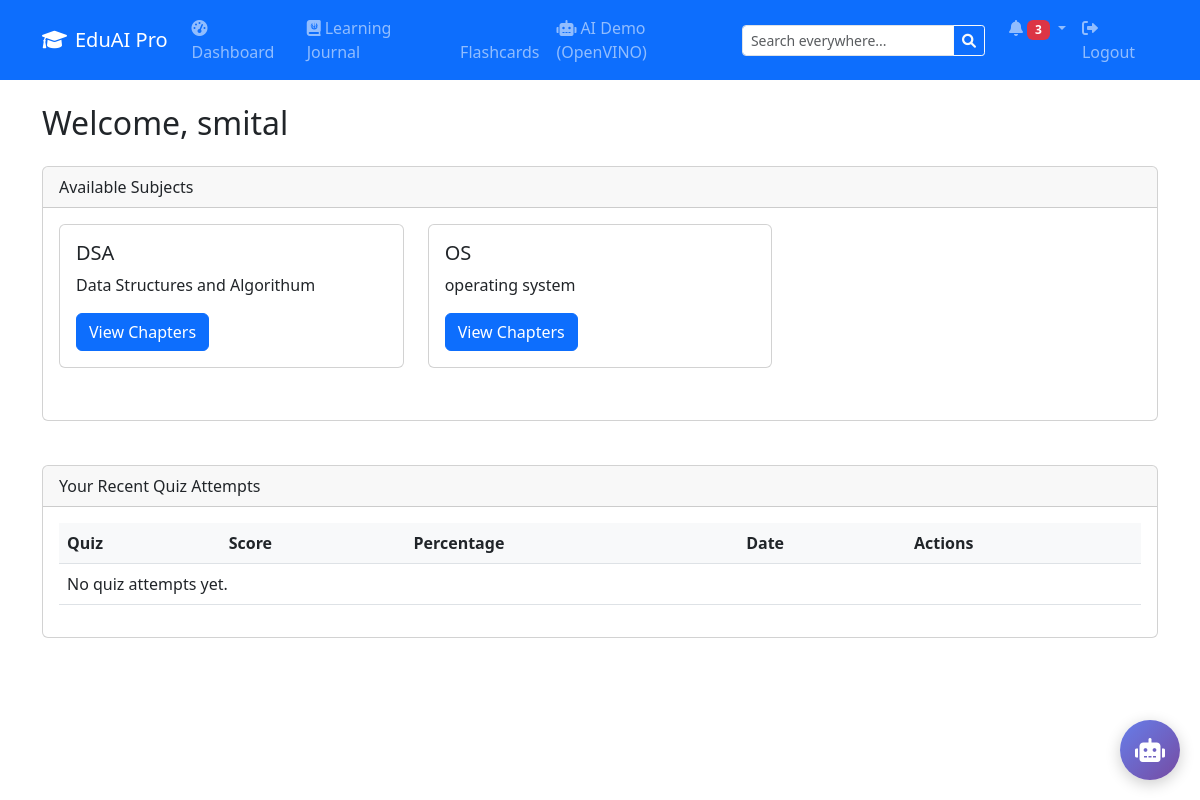
Before: /dashboard (signed in) with the older database file.
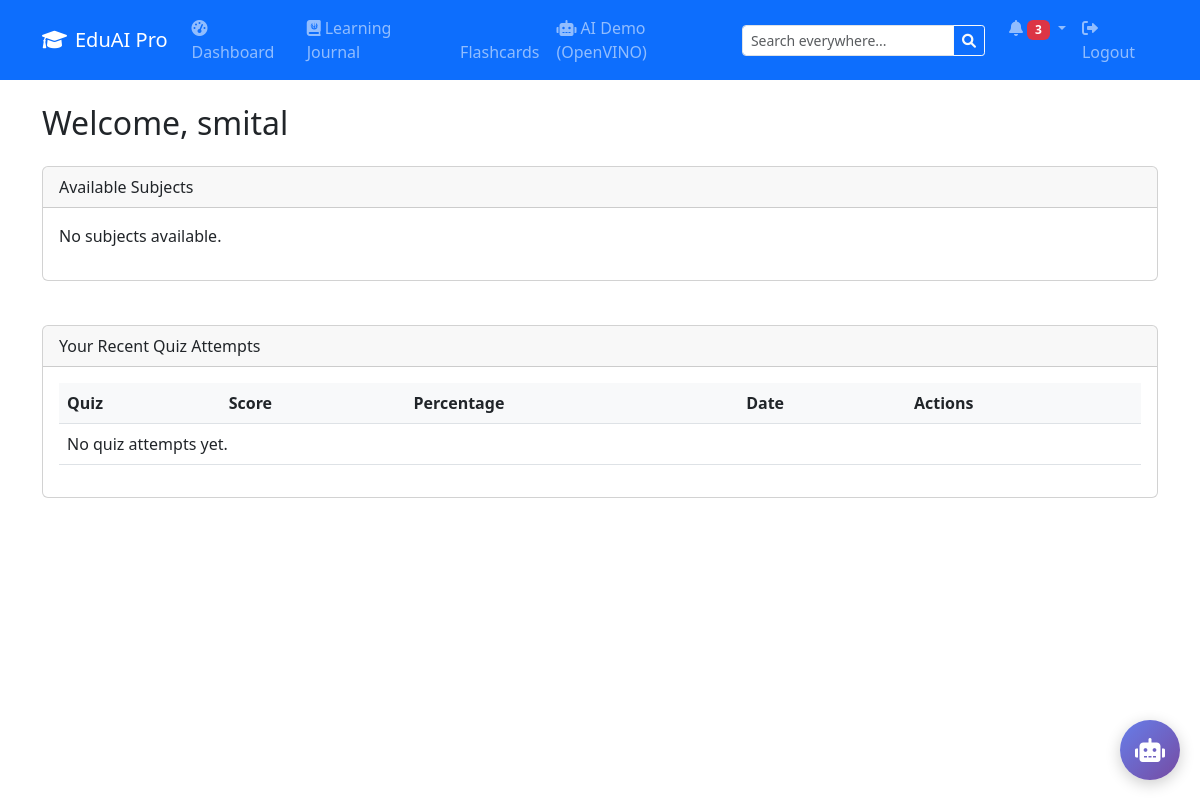
After: the same page with the newer database file.
### models.py (models this page shows)
class Subject(db.Model):
    __tablename__ = 'subjects'
    id = db.Column(db.Integer, primary_key=True, autoincrement=True)
    name = db.Column(db.String(100), nullable=False)
    description = db.Column(db.Text)
    chapters = db.relationship('Chapter', backref='subject', lazy=True, cascade="all, delete-orphan")

### app.py (the view, shortened to what this page needs)
@app.route('/dashboard')
@login_required
def dashboard():
    print(f"Dashboard accessed, session: {session}")
    user = db.session.get(User, session['user_id'])
    print(f"User retrieved: {user.username if user else 'None'}")
    subjects = Subject.query.all()
    attempts = []
    ai_insights = {}
    if not user.is_admin:
        attempts = db.session.query(QuizAttempt).filter_by(user_id=user.id).order_by(QuizAttempt.start_time.desc()).limit(5).all()
        attempts_data = [{'percentage': attempt.percentage, 'subject': attempt.quiz.chapter.subject.name} for attempt in attempts]
        ai_insights = ai_service.analyze_learning_pattern(attempts_data)
        recent_interactions = AIInteraction.query.filter_by(user_id=user.id).order_by(AIInteraction.timestamp.desc()).limit(3).all()
        ai_insights['recent_interactions'] = recent_interactions
        if attempts:
            avg_score = sum(attempt.percentage for attempt in attempts) / len(attempts)
            ai_insights['personalized_feedback'] = ai_service.generate_personalized_feedback({'percentage': avg_score})
    print(f"Rendering dashboard for user: {user.username}")
    return render_template('dashboard.html', user=user, subjects=subjects, attempts=attempts, ai_insights=ai_insights)

### ai_service.py (called while the page is built, shortened)
    def analyze_learning_pattern(self, attempts: List[Dict]) -> Dict:
        if not attempts:
            return {"insight": "No quiz attempts yet. Start with your first quiz!"}

### app.py (called while the page is built)
def login_required(f):
    @wraps(f)
    def decorated_function(*args, **kwargs):
        if 'user_id' not in session:
            flash('Please log in to access this page', 'warning')
            return redirect(url_for('login'))
        return f(*args, **kwargs)
    return decorated_function

### templates/dashboard.html (shortened to what the changed rows need)
{% extends 'base.html' %}
{% block content %}
<h2>Welcome, {{ user.full_name }}</h2>
{% if user.is_admin %}
    <div class="row mt-4">
        <div class="col-md-12">
            <div class="card">
                <div class="card-header">Admin Dashboard</div>
                <div class="card-body">
                    <div class="row">
                        <div class="col-md-4 mb-3">
                            <div class="card bg-primary text-white">
                                <div class="card-body">
                                    <h5 class="card-title">Subjects</h5>
                                    <p class="card-text">Manage all subjects</p>
                                    <a href="{{ url_for('admin_subjects') }}" class="btn btn-light">Manage</a>
                                </div>
                            </div>
                        </div>
                        <div class="col-md-4 mb-3">
                            <div class="card bg-success text-white">
                                <div class="card-body">
                                    <h5 class="card-title">Chapters</h5>
                                    <p class="card-text">Manage all chapters</p>
                                    <a href="{{ url_for('admin_chapters') }}" class="btn btn-light">Manage</a>
                                </div>
                            </div>
                        </div>
                        <div class="col-md-4 mb-3">
                            <div class="card bg-info text-white">
                                <div class="card-body">
                                    <h5 class="card-title">Question Pools</h5>
                                    <p class="card-text">Manage question pools</p>
                                    <a href="{{ url_for('admin_pools') }}" class="btn btn-light">Manage</a>
                                </div>
                            </div>
                        </div>
                        <div class="col-md-4 mb-3">
                            <div class="card bg-warning text-dark">
                                <div class="card-body">
                                    <h5 class="card-title">Quizzes</h5>
                                    <p class="card-text">Manage all quizzes</p>
                                    <a href="{{ url_for('admin_quizzes') }}" class="btn btn-light">Manage</a>
                                </div>
                            </div>
                        </div>
                        <div class="col-md-4 mb-3">
                            <div class="card bg-danger text-white">
                                <div class="card-body">
                                    <h5 class="card-title">Users</h5>
                                    <p class="card-text">Manage all users</p>
                                    <a href="{{ url_for('admin_users') }}" class="btn btn-light">Manage</a>
                                </div>
                            </div>
                        </div>
                    </div>
                </div>
            </div>
        </div>
    </div>
{% else %}
    <div class="row mt-4">
        <div class="col-md-12">
            <div class="card">
                <div class="card-body">
                    <div class="row">
                        {% for subject in subjects %}
                            <div class="col-md-4 mb-3">
                                <div class="card">
                                    <div class="card-body">
                                        <h5 class="card-title">{{ subject.name }}</h5>
                                        <p class="card-text">{{ subject.description }}</p>
                                        <a href="{{ url_for('subject_detail', subject_id=subject.id) }}" class="btn btn-primary">View Chapters</a>
                                    </div>
                                </div>
                            </div>
                        {% else %}
                            <div class="col-12">
                                <p>No subjects available.</p>
                            </div>
                        {% endfor %}
                    </div>
                </div>
            </div>
        </div>
    </div>
    <div class="row mt-4">
        <div class="col-md-12">
            <div class="card">
                <div class="card-body">
                    <table class="table">
                        <thead>
                            <tr>
                                <th>Quiz</th>
                                <th>Score</th>
                                <th>Percentage</th>
                                <th>Date</th>
                                <th>Actions</th>
                            </tr>
                        </thead>
                    </table>
                </div>
            </div>
        </div>
    </div>
{% endif %}
{% endblock %}

Changed rows visible on the page:
removed Subject: name "DSA", description "Data Structures and Algorithum"
removed Subject: name "OS", description "operating system"
Other visible differences:
text now shown: "No subjects available."
